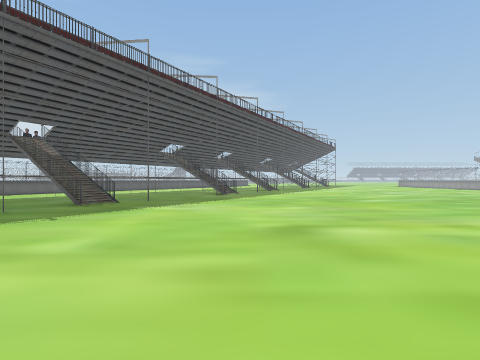
View 1 (above)

24 first-person views from a walk through a Unity game level. The camera is 1.3 m above the floor, looks level and sees 80° across. The floor is counted in squares, 2 m on a side. Each view is taken from the middle of a square. On the plan, view 1 faces up. The plan holds only what a view shows up to about 9 squares ahead; the rest is blank. The place goes on beyond the plan. Some surface patterns are stand-ins.

View 2
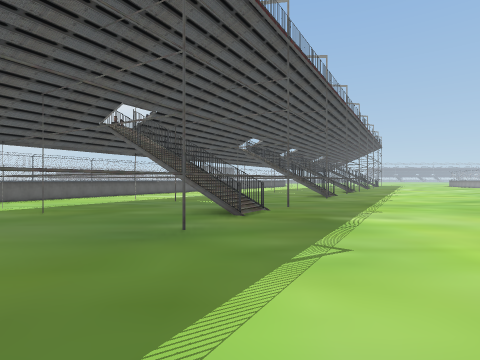

View 3
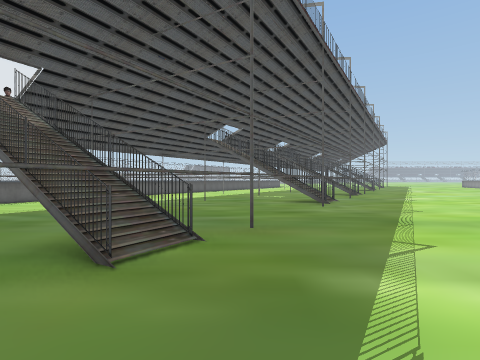

View 4
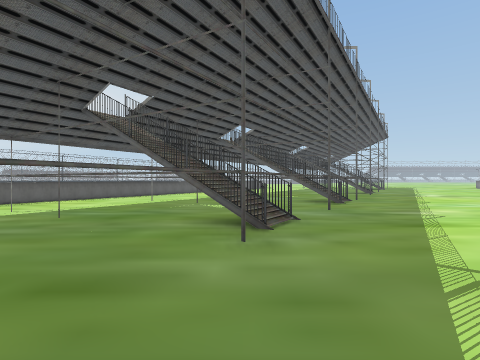

View 5
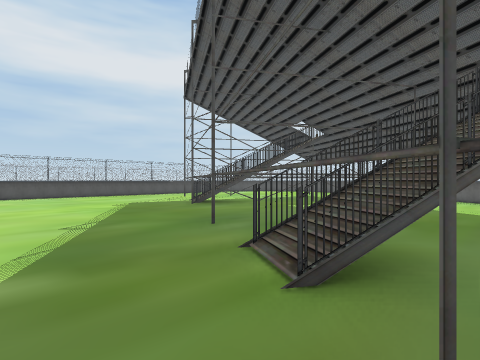

View 6
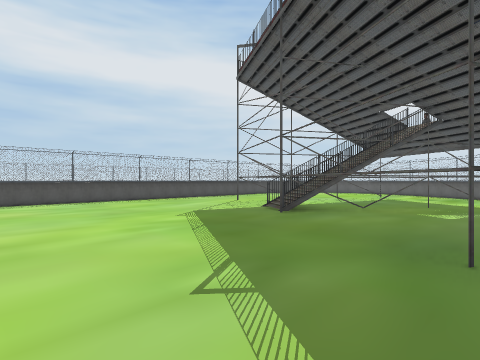

View 7
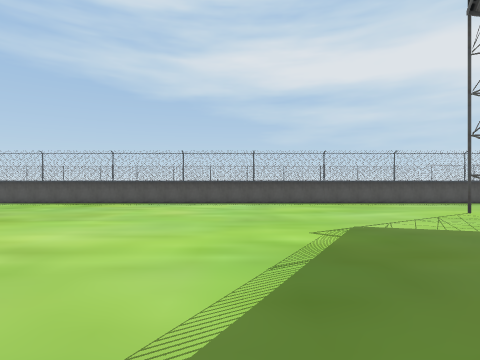

View 8
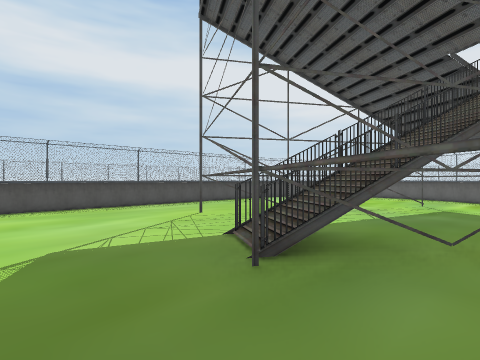

View 9
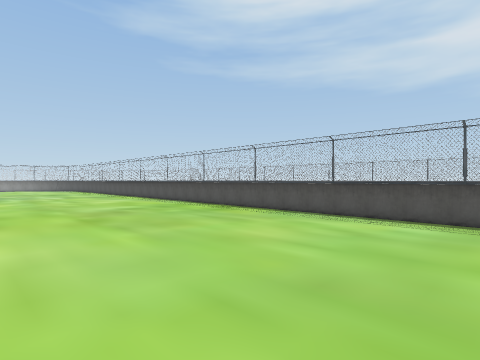

View 10
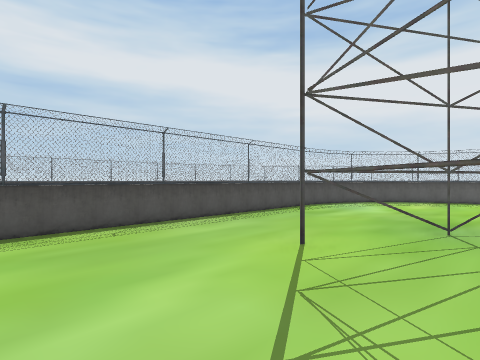

View 11
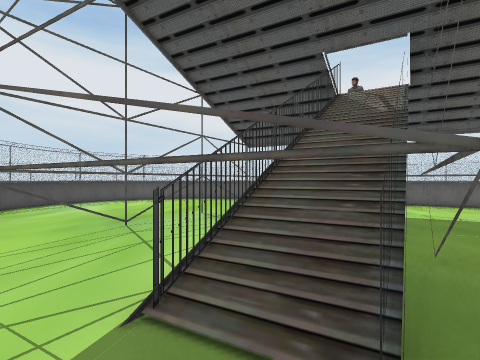

View 12
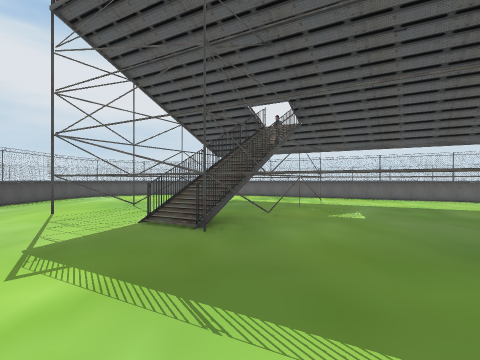

View 13
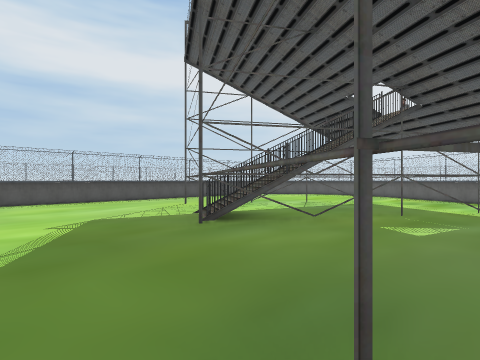

View 14
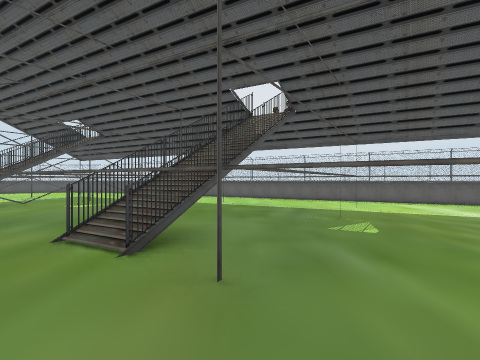

View 15
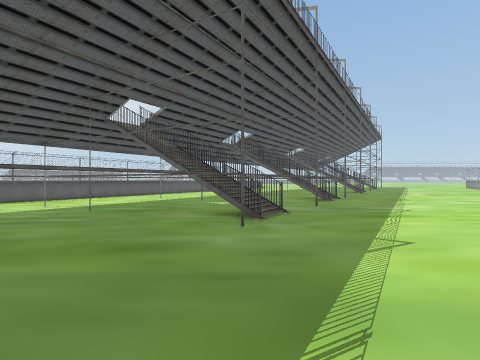

View 16
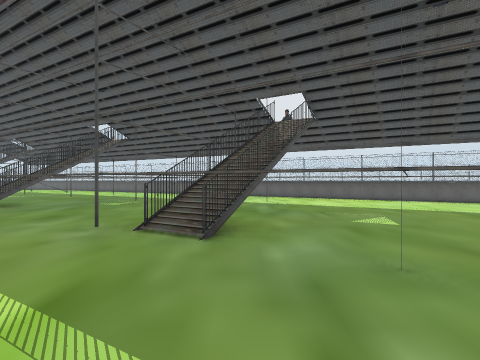

View 17
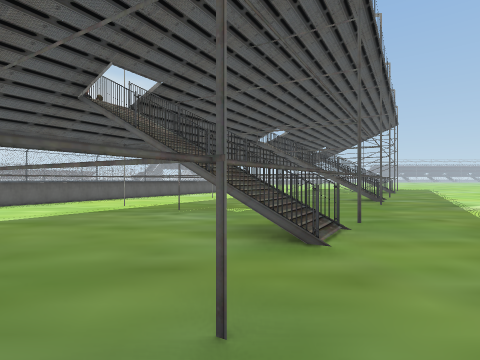

View 18
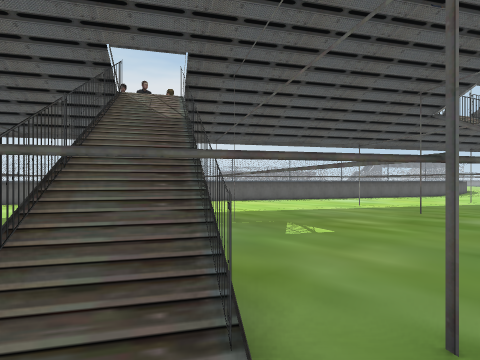

View 19
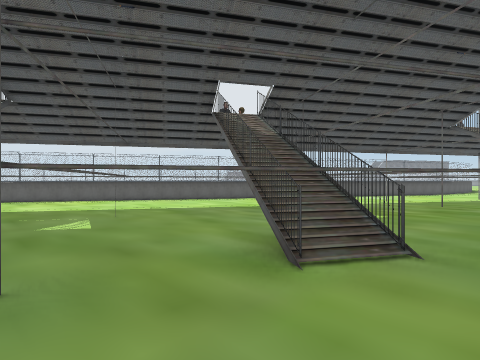

View 20
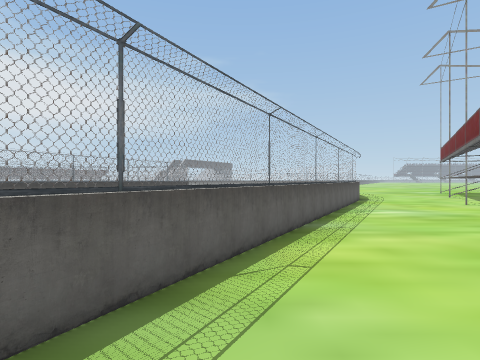

View 21
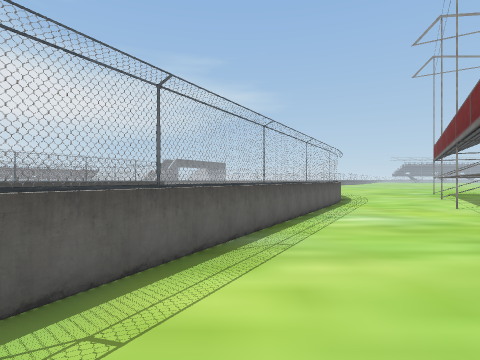

View 22
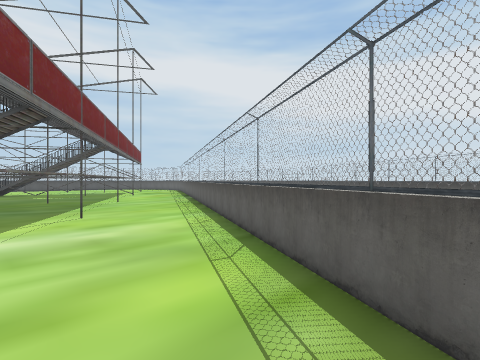

View 23
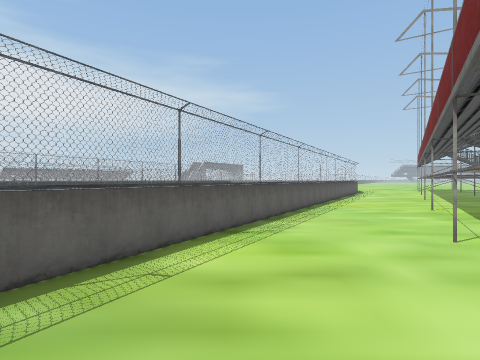

View 24
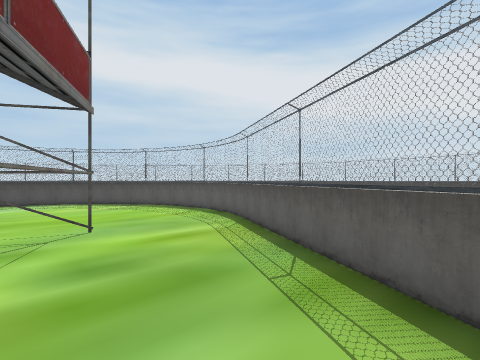

### Floor plan
Key: @ floor where view 1 was taken; # wall or solid block; . floor; = window, fence, low wall or low ledge; T thing the floor can be seen under or through.
Columns run from 17 left of view 1 to 3 right of it. Each row starts with its distance up from view 1.
 30         ##       =..
 29         =       ==..
 28        ==       =..#
 27        =       =#..#
 26                =..T
 25               =#..T
 24      =        =..TT
 23     #=       =#.T T
 22             ==..T
 21             =..TT
 20            =#..TT
 19            =..T   ###
 18           =#.TT   #=.
 17           =..TT  ###.
 16 #        = .T    ##..
 15 =       ==..TT   #...
 14         =..TT  ###...
 13        =#.TT   #=....
 12        =..T    ##....
 11       =#.TT    #.....
 10      ==..T   ###.....
  9      =..T   ###......
  8     =#.TTT  #=.......
  7     =..T    ##.......
  6    =#.T    ##........
  5    =..TT   ##........
  4   =#.T    ##.........
  3  ==..T   ##..........
  2  =..TT  TT#.........
  1  =....TT T...........
  0  =......T#.......@...
 -1  = ..................
 -2   =#.................
 -3    ==================

Where each view was taken, in squares from view 1:
view 1: 0 up, 0 right, facing up
view 2: 2 up, 4 left, facing up
view 3: 5 up, 3 left, facing up
view 4: 9 up, 1 left, facing up
view 5: 9 up, 2 left, facing down-left
view 6: 6 up, 2 left, facing down-left
view 7: 5 up, 4 left, facing down
view 8: 4 up, 5 left, facing down-left
view 9: 2 up, 5 left, facing down-right
view 10: 1 up, 6 left, facing down-left
view 11: 2 up, 6 left, facing left
view 12: 3 up, 3 left, facing left
view 13: 6 up, 4 left, facing down-left
view 14: 9 up, 1 left, facing left
view 15: 8 up, 1 left, facing up
view 16: 14 up, 3 right, facing left
view 17: 14 up, 1 right, facing up
view 18: 17 up, 3 right, facing up-left
view 19: 15 up, 3 right, facing up-left
view 20: 20 up, 4 left, facing up
view 21: 21 up, 3 left, facing up
view 22: 17 up, 6 left, facing down-left
view 23: 15 up, 6 left, facing up
view 24: 6 up, 12 left, facing down-left
